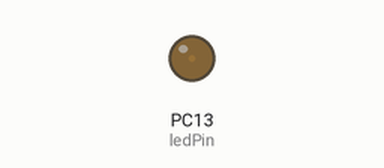
The sketch below on a simulated STM32 Blue Pill. Parts: output pins drawn as LEDs (lit = HIGH).

Above: at 0.05 s.
At 0.95 s:
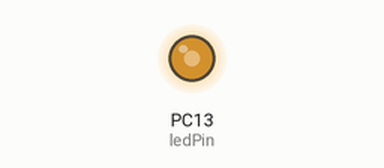
At 1.4 s:
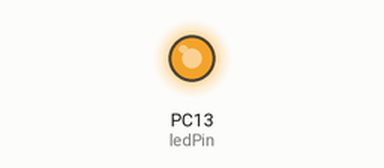
At 2.75 s:
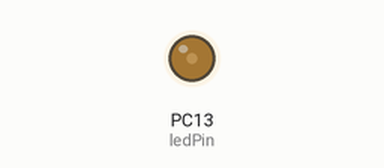
Timing chart, 0 to 7.2 s (numbered marks = the images above):
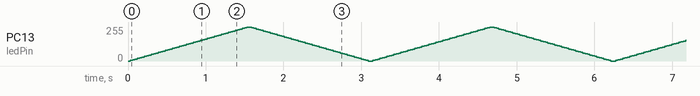

The sketch:

IsolatedLEDFade.ino
```cpp
int ledPin = PC13;
void setup() {
    pinMode(ledPin, PWM);  // setup the pin as PWM
}

void loop()  {
    // Fade in from min to max in increments of 1280 points:
    for (int fadeValue = 0; fadeValue <= 65535; fadeValue += 1280) {
        // Sets the value (range from 0 to 65535):
        pwmWrite(ledPin, fadeValue);
        // Wait for 30 milliseconds to see the dimming effect:
        delay(30);
    }

    // Fade out from max to min in increments of 1280 points:
    for (int fadeValue = 65535 ; fadeValue >= 0; fadeValue -= 1280) {
        // Sets the value (range from 0 to 1280):
        pwmWrite(ledPin, fadeValue);
        // Wait for 30 milliseconds to see the dimming effect:
        delay(30);
    }
}
```
